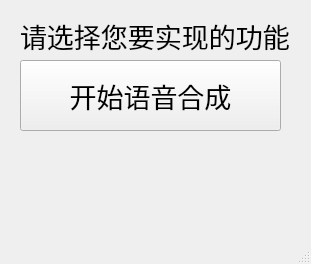
<?xml version="1.0" encoding="UTF-8"?>
<ui version="4.0">
 <class>MainWindow</class>
 <widget class="QMainWindow" name="MainWindow">
  <property name="geometry">
   <rect>
    <x>0</x>
    <y>0</y>
    <width>311</width>
    <height>264</height>
   </rect>
  </property>
  <property name="windowTitle">
   <string>语音合成器</string>
  </property>
  <widget class="QWidget" name="centralwidget">
   <widget class="QPushButton" name="SynthesisBtn">
    <property name="geometry">
     <rect>
      <x>20</x>
      <y>60</y>
      <width>261</width>
      <height>71</height>
     </rect>
    </property>
    <property name="font">
     <font>
      <family>华文新魏</family>
      <pointsize>20</pointsize>
     </font>
    </property>
    <property name="text">
     <string>开始语音合成</string>
    </property>
   </widget>
   <widget class="QLabel" name="label">
    <property name="geometry">
     <rect>
      <x>20</x>
      <y>20</y>
      <width>281</width>
      <height>31</height>
     </rect>
    </property>
    <property name="font">
     <font>
      <family>华文新魏</family>
      <pointsize>20</pointsize>
     </font>
    </property>
    <property name="text">
     <string>请选择您要实现的功能：</string>
    </property>
   </widget>
  </widget>
  <widget class="QMenuBar" name="menubar">
   <property name="geometry">
    <rect>
     <x>0</x>
     <y>0</y>
     <width>311</width>
     <height>26</height>
    </rect>
   </property>
  </widget>
  <widget class="QStatusBar" name="statusbar"/>
 </widget>
 <resources/>
 <connections/>
</ui>
